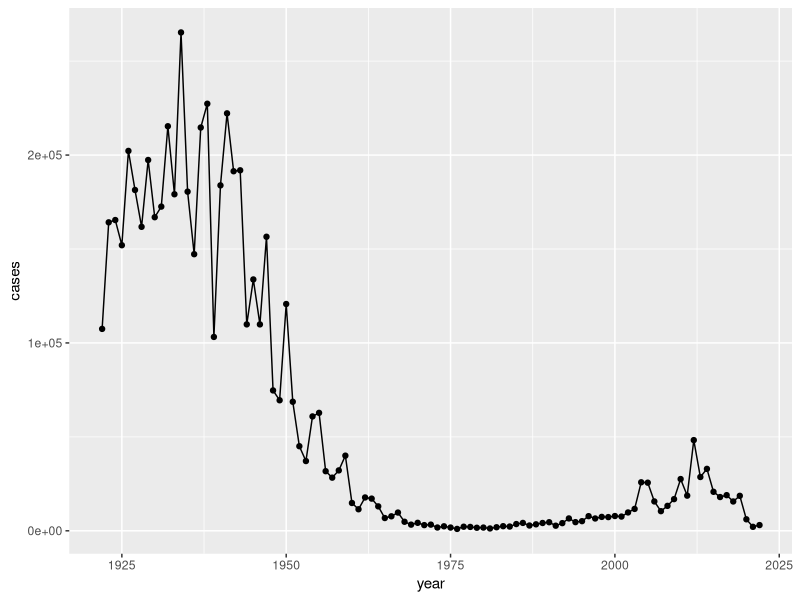
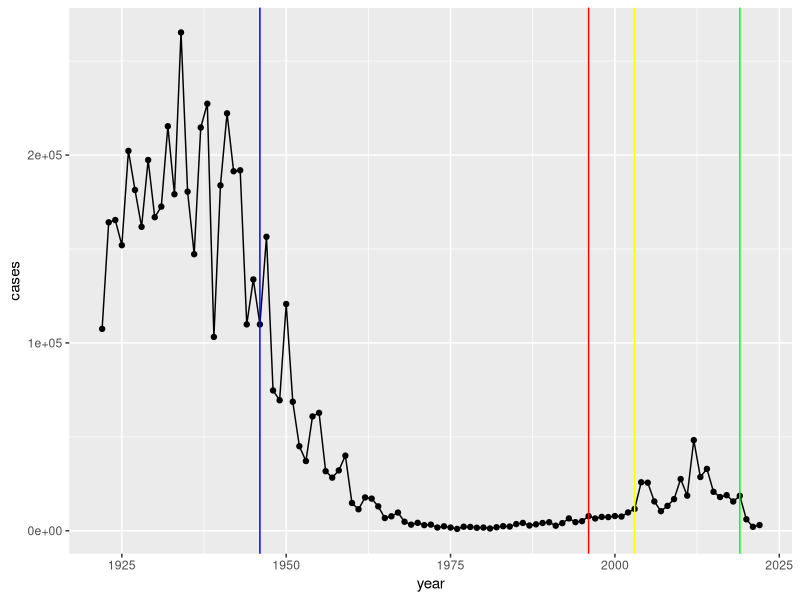

Source code (R) for these figures, in order: (Note: this script raises an error after producing the figures.)
## ---- chunk 1
cdc <- data.frame(
                                 year = c(1922L,1923L,1924L,1925L,
                                          1926L,1927L,1928L,1929L,1930L,1931L,
                                          1932L,1933L,1934L,1935L,1936L,
                                          1937L,1938L,1939L,1940L,1941L,1942L,
                                          1943L,1944L,1945L,1946L,1947L,
                                          1948L,1949L,1950L,1951L,1952L,
                                          1953L,1954L,1955L,1956L,1957L,1958L,
                                          1959L,1960L,1961L,1962L,1963L,
                                          1964L,1965L,1966L,1967L,1968L,1969L,
                                          1970L,1971L,1972L,1973L,1974L,
                                          1975L,1976L,1977L,1978L,1979L,1980L,
                                          1981L,1982L,1983L,1984L,1985L,
                                          1986L,1987L,1988L,1989L,1990L,
                                          1991L,1992L,1993L,1994L,1995L,1996L,
                                          1997L,1998L,1999L,2000L,2001L,
                                          2002L,2003L,2004L,2005L,2006L,2007L,
                                          2008L,2009L,2010L,2011L,2012L,
                                          2013L,2014L,2015L,2016L,2017L,2018L,
                                          2019L,2020L,2021L,2022L),
         cases = c(107473,164191,165418,152003,
                                          202210,181411,161799,197371,
                                          166914,172559,215343,179135,265269,
                                          180518,147237,214652,227319,103188,
                                          183866,222202,191383,191890,109873,
                                          133792,109860,156517,74715,69479,
                                          120718,68687,45030,37129,60886,
                                          62786,31732,28295,32148,40005,
                                          14809,11468,17749,17135,13005,6799,
                                          7717,9718,4810,3285,4249,3036,
                                          3287,1759,2402,1738,1010,2177,2063,
                                          1623,1730,1248,1895,2463,2276,
                                          3589,4195,2823,3450,4157,4570,
                                          2719,4083,6586,4617,5137,7796,6564,
                                          7405,7298,7867,7580,9771,11647,
                                          25827,25616,15632,10454,13278,
                                          16858,27550,18719,48277,28639,32971,
                                          20762,17972,18975,15609,18617,
                                          6124,2116,3044)
)
  cdc
## ---- chunk 2
library(ggplot2)

baseplot <- ggplot(cdc) +
  aes(year, cases) +
  geom_point() +
  geom_line()
  
baseplot
## ---- chunk 3
baseplot +
  geom_vline(xintercept = 1946, col= "blue") + 
  geom_vline(xintercept = 1996, col = "red") +
  geom_vline(xintercept = 2019, col = "green") +
  geom_vline(xintercept = 2003, col = "yellow")
## ---- chunk 4
library(jsonlite)

subject <- read_json("http://cmi-pb.org/api/v5/subject", 
                     simplifyVector = TRUE)
head(subject)
## ---- chunk 5
nrow(subject)
## ---- chunk 6
table(subject$infancy_vac)
## ---- chunk 7
table(subject$biological_sex)
## ---- chunk 8
table(subject$race, subject$biological_sex)
## ---- chunk 9
specimen <- read_json("http://cmi-pb.org/api/v5/specimen", 
                      simplifyVector = TRUE)
head(specimen)
## ---- chunk 10
library(dplyr)

meta <- inner_join(subject, specimen)
head(meta)
## ---- chunk 11
# library(dplyr)

# meta <- left_join(specimen, subject, by = "subject_id")

# dim(meta)

# head(meta)

## ---- chunk 12
abdata <- read_json("http://cmi-pb.org/api/v5/plasma_ab_titer", 
                    simplifyVector = TRUE)
head(abdata)
## ---- chunk 13
ab <- inner_join(abdata, meta)
head(ab)
## ---- chunk 14
ab <- inner_join(abdata, meta)
dim(abdata)
## ---- chunk 15
nrow(ab)
## ---- chunk 16
table(ab$isotype)

## ---- chunk 17
table(ab$antigen)
## ---- chunk 18
igg <- filter(ab, isotype == "IgG")
head(igg)

## ---- chunk 19
library(ggplot2)

ggplot(igg) +
  aes(MFI_normalised, antigen) +
  geom_boxplot()
## ---- chunk 20
ggplot(igg) +
  aes(MFI_normalised, antigen, col=infancy_vac) +
  geom_boxplot() 
## ---- chunk 21
ggplot(igg) +
  aes(MFI_normalised, antigen) +
  geom_boxplot() +
  facet_wrap(~infancy_vac)
## ---- chunk 22
ggplot(igg) +
  aes(MFI_normalised, antigen, col = infancy_vac) +
  geom_boxplot() +
  facet_wrap(~visit, ncol = 2)
## ---- chunk 23
table(igg$visit)
## ---- chunk 24
igg_7 <- filter(igg, visit %in% 1:7)
table(igg_7$visit)
## ---- chunk 25
ggplot(igg_7) +
  aes(visit, MFI_normalised,group=subject_id) +
  geom_point() +
  geom_line() 
  
## ---- chunk 26
abdata.21 <- ab %>% filter(dataset == "2021_dataset")

abdata.21 %>% 
  filter(isotype == "IgG",  antigen == "PT") %>%
  ggplot() +
    aes(x=planned_day_relative_to_boost,
        y=MFI_normalised,
        col=infancy_vac) +
    geom_point() +
    geom_line()
## ---- chunk 27
abdata.21 <- ab %>% filter(dataset == "2021_dataset")

abdata.21 %>% 
  filter(isotype == "IgG",  antigen == "PT") %>%
  ggplot() +
    aes(x=planned_day_relative_to_boost,
        y=MFI_normalised,
        col=infancy_vac,
        group=subject_id) +
    geom_point() +
    geom_line()
